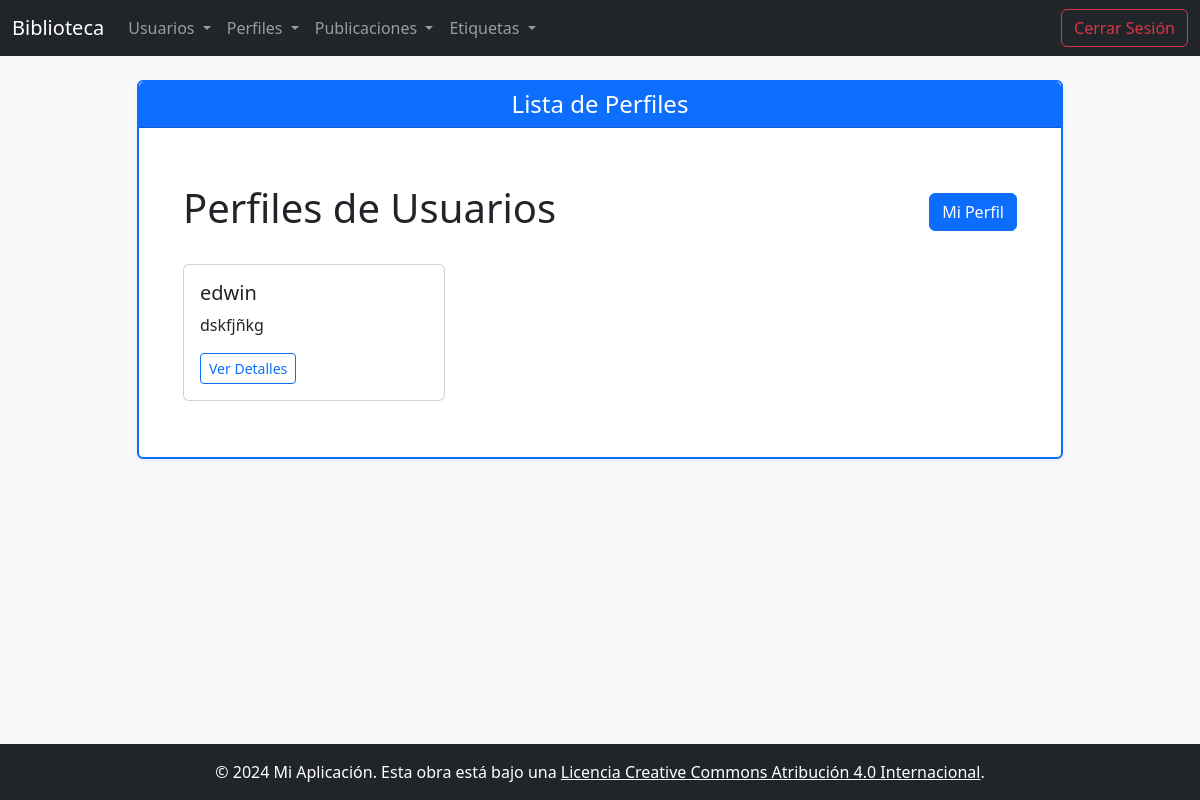
Page /perfil/ (signed in) on the earlier database version.
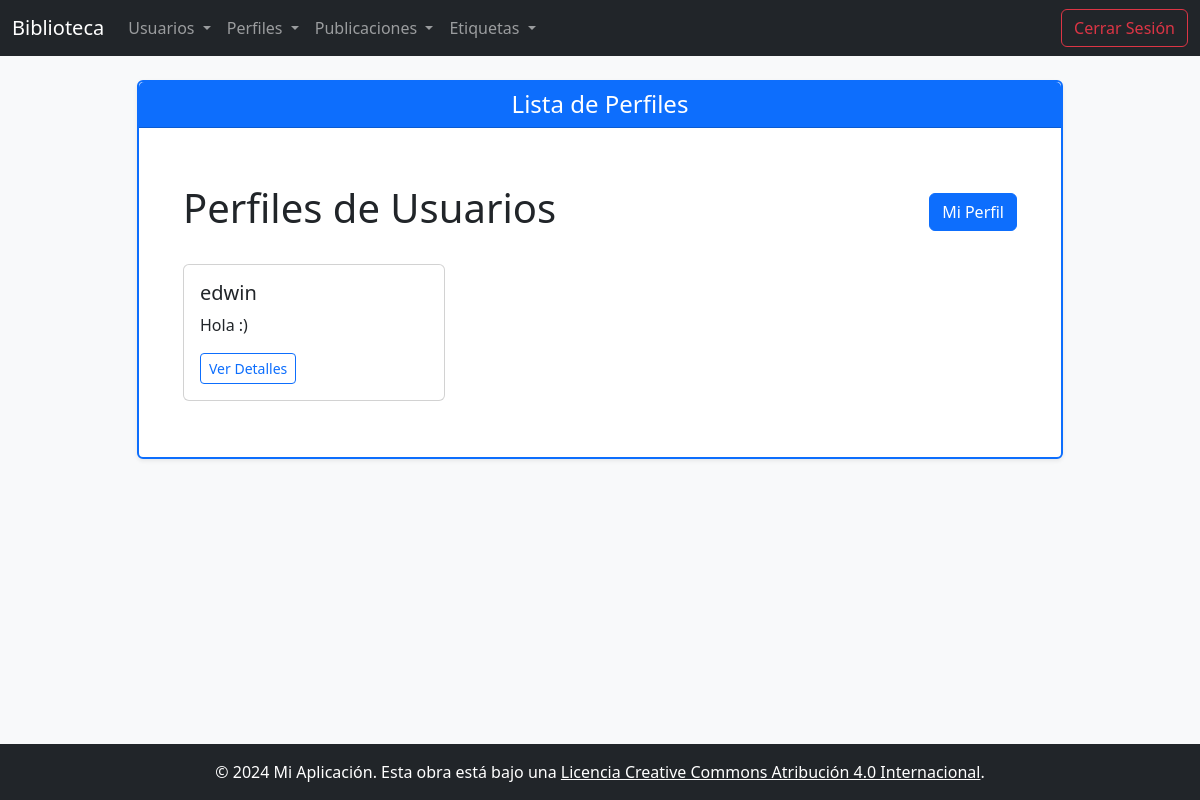
Same page on the later database version.
### app/models/perfil.py (models this page shows, shortened)
class Perfil(db.Model):
    __tablename__ = 'perfiles'
    idPerfil = db.Column(db.Integer, primary_key=True)
    bio = db.Column(db.Text, nullable=True)
    user_id = db.Column(db.Integer, db.ForeignKey('users.idUser'), nullable=False)
    user = db.relationship('User', back_populates='perfil')

### app/models/users.py (models this page shows, shortened)
class User(db.Model, UserMixin):
    __tablename__ = 'users'
    idUser = db.Column(db.Integer, primary_key=True)
    nameUser = db.Column(db.String(80), unique=True, nullable=False)
    passwordUser = db.Column(db.String(120), nullable=False)
    email = db.Column(db.String(120), unique=True, nullable=False)
    perfil = db.relationship('Perfil', back_populates='user', uselist=False)
    publicaciones = db.relationship('Publicacion', back_populates='user')

### app/routes/perfil_route.py (the view)
@bp.route('/')
@login_required
def index():
    perfiles = Perfil.query.all()
    return render_template('perfil/index.html', perfiles=perfiles)

### app/templates/perfil/index.html (shortened to what this page needs)
{% extends "base.html" %}
{% block titulo_pagina %}Lista de Perfiles{% endblock %}
{% block content %}
<div class="container mt-4">
    <div class="d-flex justify-content-between align-items-center mb-4">
        <h1>Perfiles de Usuarios</h1>
        <a href="{{ url_for('perfil.mi_perfil') }}" class="btn btn-primary">Mi Perfil</a>
    </div>
    <div class="row">
        {% for perfil in perfiles %}
        <div class="col-md-6 col-lg-4 mb-4">
            <div class="card h-100">
                <div class="card-body">
                    <h5 class="card-title">{{ perfil.user.nameUser }}</h5>
                    <p class="card-text">
                        {% if perfil.bio %}
                            {{ perfil.bio[:100] }}{% if perfil.bio|length > 100 %}...{% endif %}
                        {% else %}
                            <em>Sin biografía</em>
                        {% endif %}
                    </p>
                    <a href="{{ url_for('perfil.detail', id=perfil.idPerfil) }}" class="btn btn-outline-primary btn-sm">Ver Detalles</a>
                </div>
            </div>
        </div>
        {% endfor %}
    </div>
</div>
{% endblock %}

Differences in the rows shown:
changed Perfil "edwin": bio "dskfjñkg" → "Hola :)"
